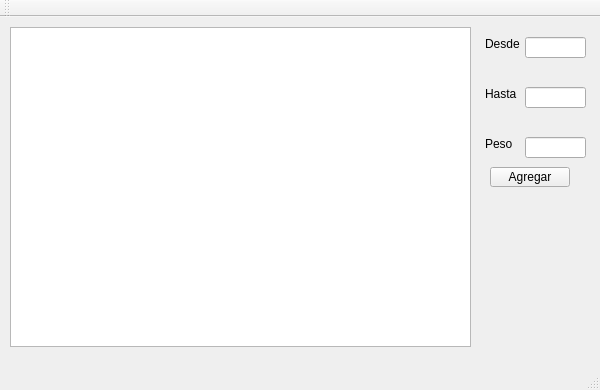
<?xml version="1.0" encoding="UTF-8"?>
<ui version="4.0">
 <class>MainWindow</class>
 <widget class="QMainWindow" name="MainWindow">
  <property name="geometry">
   <rect>
    <x>0</x>
    <y>0</y>
    <width>600</width>
    <height>390</height>
   </rect>
  </property>
  <property name="windowTitle">
   <string>MainWindow</string>
  </property>
  <widget class="QWidget" name="centralWidget">
   <widget class="QLabel" name="label_3">
    <property name="geometry">
     <rect>
      <x>485</x>
      <y>120</y>
      <width>47</width>
      <height>13</height>
     </rect>
    </property>
    <property name="text">
     <string>Peso</string>
    </property>
   </widget>
   <widget class="QLineEdit" name="fromText">
    <property name="geometry">
     <rect>
      <x>525</x>
      <y>20</y>
      <width>61</width>
      <height>21</height>
     </rect>
    </property>
   </widget>
   <widget class="QLabel" name="label">
    <property name="geometry">
     <rect>
      <x>485</x>
      <y>20</y>
      <width>47</width>
      <height>13</height>
     </rect>
    </property>
    <property name="text">
     <string>Desde</string>
    </property>
   </widget>
   <widget class="QLineEdit" name="toText">
    <property name="geometry">
     <rect>
      <x>525</x>
      <y>70</y>
      <width>61</width>
      <height>21</height>
     </rect>
    </property>
   </widget>
   <widget class="QLineEdit" name="peso">
    <property name="geometry">
     <rect>
      <x>525</x>
      <y>120</y>
      <width>61</width>
      <height>21</height>
     </rect>
    </property>
   </widget>
   <widget class="QLabel" name="label_2">
    <property name="geometry">
     <rect>
      <x>485</x>
      <y>70</y>
      <width>47</width>
      <height>13</height>
     </rect>
    </property>
    <property name="text">
     <string>Hasta</string>
    </property>
   </widget>
   <widget class="QPushButton" name="pushButton_2">
    <property name="geometry">
     <rect>
      <x>490</x>
      <y>150</y>
      <width>80</width>
      <height>20</height>
     </rect>
    </property>
    <property name="text">
     <string>Agregar</string>
    </property>
   </widget>
   <widget class="MyClickableWidget" name="graphicsView">
    <property name="geometry">
     <rect>
      <x>10</x>
      <y>10</y>
      <width>461</width>
      <height>320</height>
     </rect>
    </property>
   </widget>
  </widget>
  <widget class="QMenuBar" name="menuBar">
   <property name="geometry">
    <rect>
     <x>0</x>
     <y>0</y>
     <width>600</width>
     <height>20</height>
    </rect>
   </property>
  </widget>
  <widget class="QToolBar" name="mainToolBar">
   <attribute name="toolBarArea">
    <enum>TopToolBarArea</enum>
   </attribute>
   <attribute name="toolBarBreak">
    <bool>false</bool>
   </attribute>
  </widget>
  <widget class="QStatusBar" name="statusBar"/>
 </widget>
 <layoutdefault spacing="6" margin="11"/>
 <customwidgets>
  <customwidget>
   <class>MyClickableWidget</class>
   <extends>QGraphicsView</extends>
   <header location="global">myclickablewidget.h</header>
  </customwidget>
 </customwidgets>
 <resources/>
 <connections/>
</ui>
